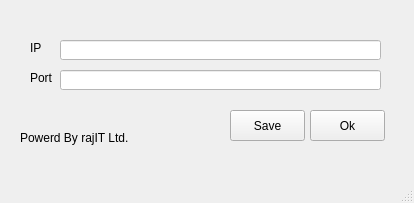
<?xml version="1.0" encoding="UTF-8"?>
<ui version="4.0">
 <class>InputWindow</class>
 <widget class="QMainWindow" name="InputWindow">
  <property name="geometry">
   <rect>
    <x>0</x>
    <y>0</y>
    <width>414</width>
    <height>203</height>
   </rect>
  </property>
  <property name="windowTitle">
   <string>Add New Device</string>
  </property>
  <property name="styleSheet">
   <string notr="true"/>
  </property>
  <widget class="QWidget" name="centralwidget">
   <widget class="QLabel" name="ip_label">
    <property name="geometry">
     <rect>
      <x>30</x>
      <y>40</y>
      <width>21</width>
      <height>16</height>
     </rect>
    </property>
    <property name="text">
     <string>IP</string>
    </property>
   </widget>
   <widget class="QLineEdit" name="Ip_lineEdit">
    <property name="geometry">
     <rect>
      <x>60</x>
      <y>40</y>
      <width>321</width>
      <height>20</height>
     </rect>
    </property>
    <property name="styleSheet">
     <string notr="true">background-color: rgb(255, 255, 255)</string>
    </property>
    <property name="inputMask">
     <string/>
    </property>
    <property name="text">
     <string/>
    </property>
   </widget>
   <widget class="QLabel" name="port_label">
    <property name="geometry">
     <rect>
      <x>30</x>
      <y>70</y>
      <width>31</width>
      <height>16</height>
     </rect>
    </property>
    <property name="text">
     <string>Port</string>
    </property>
   </widget>
   <widget class="QLineEdit" name="Port_lineEdit">
    <property name="geometry">
     <rect>
      <x>60</x>
      <y>70</y>
      <width>321</width>
      <height>20</height>
     </rect>
    </property>
    <property name="styleSheet">
     <string notr="true">background-color: rgb(255, 255, 255)</string>
    </property>
    <property name="text">
     <string/>
    </property>
   </widget>
   <widget class="QPushButton" name="saveButton">
    <property name="geometry">
     <rect>
      <x>230</x>
      <y>110</y>
      <width>75</width>
      <height>31</height>
     </rect>
    </property>
    <property name="styleSheet">
     <string notr="true"/>
    </property>
    <property name="text">
     <string>Save</string>
    </property>
   </widget>
   <widget class="QLabel" name="label_4">
    <property name="geometry">
     <rect>
      <x>20</x>
      <y>130</y>
      <width>121</width>
      <height>16</height>
     </rect>
    </property>
    <property name="text">
     <string>Powerd By rajIT Ltd.</string>
    </property>
   </widget>
   <widget class="QPushButton" name="okButton">
    <property name="geometry">
     <rect>
      <x>310</x>
      <y>110</y>
      <width>75</width>
      <height>31</height>
     </rect>
    </property>
    <property name="styleSheet">
     <string notr="true"/>
    </property>
    <property name="text">
     <string>Ok</string>
    </property>
   </widget>
  </widget>
  <widget class="QMenuBar" name="menubar">
   <property name="geometry">
    <rect>
     <x>0</x>
     <y>0</y>
     <width>414</width>
     <height>21</height>
    </rect>
   </property>
  </widget>
  <widget class="QStatusBar" name="statusbar"/>
 </widget>
 <resources/>
 <connections/>
</ui>
